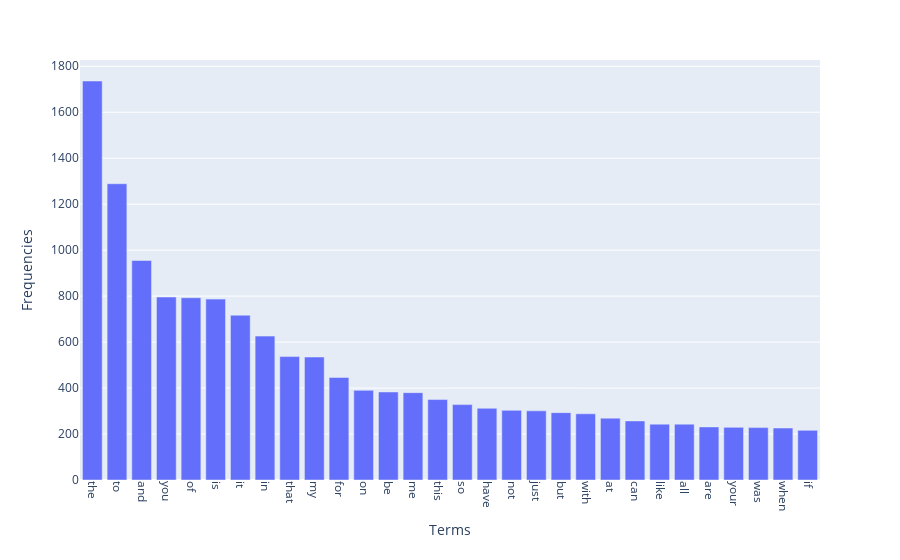

This figure's notebook cell:
### Markdown cell above
---
### ** >>> Exercise 1 (Take home): **  
Plot word frequency for Top 30 words in both train and test dataset. (Hint: refer to DM lab 1)

### Code cell
# Answer here
import nltk
import numpy as np
import helpers.data_mining_helpers as dmh
import plotly.express as plot_ex
from sklearn.feature_extraction.text import CountVectorizer

nltk.download('punkt')

# Top 30 words in train dataset
train_df['unigrams'] = train_df['text'].apply(lambda x: dmh.tokenize_text(x))

count_vect = CountVectorizer()
train_counts = count_vect.fit_transform(train_df.text) #learn the vocabulary and return document-term matrix
print(train_counts.shape)

term_frequencies = []
for j in range(0, train_counts.shape[1]):
    term_frequencies.append(sum(train_counts[:,j].toarray()))

term_frequencies = np.asarray(train_counts.sum(axis=0))[0]

sorted_terms = [term for _, term in sorted(zip(term_frequencies, count_vect.get_feature_names_out()), reverse=True)]
sorted_frequencies = sorted(term_frequencies, reverse=True)

filtered_data = {
    'Terms': sorted_terms[0:30],
    'Frequencies': sorted_frequencies[0:30]
}
df_filtered = pd.DataFrame(filtered_data)

fig = plot_ex.bar(df_filtered, x='Terms', y='Frequencies')
fig.update_xaxes(tickangle=90)

fig.show()

### Figure 1 — Plotly figure (JSON) as saved in the notebook; plotly's stock layout.template omitted (floating-point values rounded to 4 significant figures)
{"data": [{"alignmentgroup": "True", "hovertemplate": "Terms=%{x}<br>Frequencies=%{y}<extra></extra>", "legendgroup": "", "marker": {"color": "#636efa", "pattern": {"shape": ""}}, "name": "", "offsetgroup": "", "orientation": "v", "showlegend": false, "textposition": "auto", "type": "bar", "x": ["the", "to", "and", "you", "of", "is", "it", "in", "that", "my", "for", "on", "be", "me", "this", "so", "have", "not", "just", "but", "with", "at", "can", "like", "all", "are", "your", "was", "when", "if"], "xaxis": "x", "y": [1736, 1289, 955, 796, 793, 787, 717, 626, 537, 535, 446, 390, 383, 380, 350, 328, 312, 303, 301, 293, 288, 269, 257, 243, 243, 231, 229, 228, 226, 216], "yaxis": "y"}], "layout": {"barmode": "relative", "legend": {"tracegroupgap": 0}, "margin": {"t": 60}, "xaxis": {"anchor": "y", "domain": [0, 1], "tickangle": 90, "title": {"text": "Terms"}}, "yaxis": {"anchor": "x", "domain": [0, 1], "title": {"text": "Frequencies"}}}}
